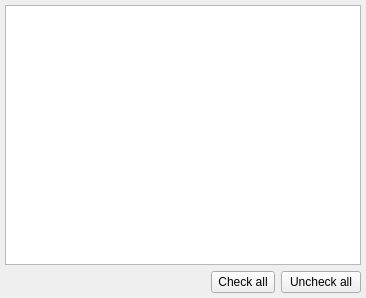
<?xml version="1.0" encoding="UTF-8"?>
<ui version="4.0">
 <class>ObjectTypesListWidget</class>
 <widget class="QWidget" name="ObjectTypesListWidget">
  <property name="geometry">
   <rect>
    <x>0</x>
    <y>0</y>
    <width>366</width>
    <height>298</height>
   </rect>
  </property>
  <property name="windowTitle">
   <string>Form</string>
  </property>
  <layout class="QGridLayout" name="gridLayout">
   <property name="leftMargin">
    <number>5</number>
   </property>
   <property name="topMargin">
    <number>5</number>
   </property>
   <property name="rightMargin">
    <number>5</number>
   </property>
   <property name="bottomMargin">
    <number>5</number>
   </property>
   <item row="0" column="0" colspan="4">
    <widget class="QListWidget" name="obj_types_lst">
     <property name="sizeAdjustPolicy">
      <enum>QAbstractScrollArea::SizeAdjustPolicy::AdjustIgnored</enum>
     </property>
     <property name="alternatingRowColors">
      <bool>true</bool>
     </property>
     <property name="iconSize">
      <size>
       <width>25</width>
       <height>25</height>
      </size>
     </property>
     <property name="sortingEnabled">
      <bool>true</bool>
     </property>
    </widget>
   </item>
   <item row="2" column="2">
    <widget class="QToolButton" name="check_all_tb">
     <property name="enabled">
      <bool>true</bool>
     </property>
     <property name="sizePolicy">
      <sizepolicy hsizetype="Fixed" vsizetype="Preferred">
       <horstretch>0</horstretch>
       <verstretch>0</verstretch>
      </sizepolicy>
     </property>
     <property name="minimumSize">
      <size>
       <width>0</width>
       <height>0</height>
      </size>
     </property>
     <property name="toolTip">
      <string>Select all objects</string>
     </property>
     <property name="text">
      <string>Check all</string>
     </property>
     <property name="icon">
      <iconset resource="../../res/resources.qrc">
       <normaloff>:/icons/icons/selectmove.png</normaloff>:/icons/icons/selectmove.png</iconset>
     </property>
     <property name="iconSize">
      <size>
       <width>25</width>
       <height>25</height>
      </size>
     </property>
     <property name="checkable">
      <bool>false</bool>
     </property>
     <property name="toolButtonStyle">
      <enum>Qt::ToolButtonStyle::ToolButtonTextBesideIcon</enum>
     </property>
    </widget>
   </item>
   <item row="2" column="0" colspan="2">
    <spacer name="horizontalSpacer">
     <property name="orientation">
      <enum>Qt::Orientation::Horizontal</enum>
     </property>
     <property name="sizeHint" stdset="0">
      <size>
       <width>40</width>
       <height>20</height>
      </size>
     </property>
    </spacer>
   </item>
   <item row="2" column="3">
    <widget class="QPushButton" name="uncheck_all_tb">
     <property name="enabled">
      <bool>true</bool>
     </property>
     <property name="sizePolicy">
      <sizepolicy hsizetype="Fixed" vsizetype="Preferred">
       <horstretch>0</horstretch>
       <verstretch>0</verstretch>
      </sizepolicy>
     </property>
     <property name="minimumSize">
      <size>
       <width>0</width>
       <height>0</height>
      </size>
     </property>
     <property name="toolTip">
      <string>Clear object selection</string>
     </property>
     <property name="text">
      <string>Uncheck all</string>
     </property>
     <property name="icon">
      <iconset resource="../../res/resources.qrc">
       <normaloff>:/icons/icons/clearobjsel.png</normaloff>:/icons/icons/clearobjsel.png</iconset>
     </property>
     <property name="iconSize">
      <size>
       <width>25</width>
       <height>25</height>
      </size>
     </property>
     <property name="checkable">
      <bool>false</bool>
     </property>
    </widget>
   </item>
  </layout>
 </widget>
 <resources>
  <include location="../../res/resources.qrc"/>
 </resources>
 <connections/>
</ui>
